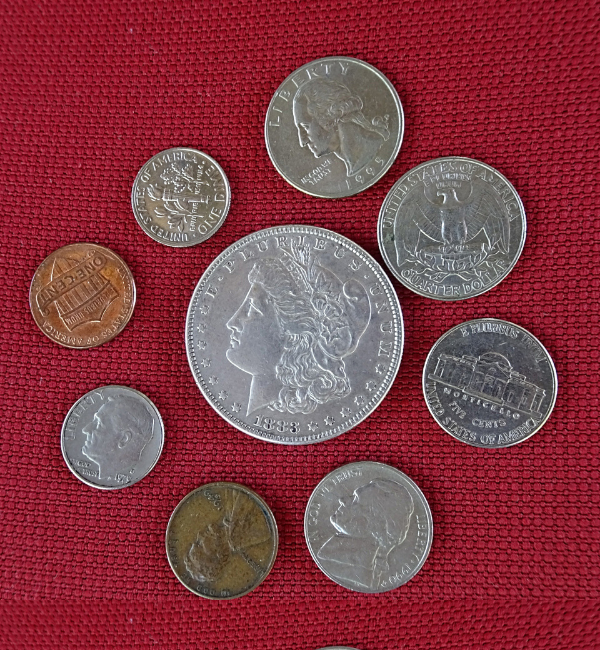
#> input picture CoinsA.png, 600 x 650 px
$ jupyter execute Coin-Detection-workfile.ipynb
#> lines starting #> are read from the running program, lines starting #| are printed output that depends on the picture; after the words box and inside, x2 and y2 are one past the last pixel; in counts of white or black regions, pixels touching at a corner belong together
# Coin Detection
**Name:** LAHARI A    **Reg. No:** 212223230111 **Slot:** 26OD1143

# **Coin Detection using Morphological Operations and Thresholding**

## **Aim**
In this project, you will work with an image and apply morphological operations and thresholding techniques to detect and count the total number of coins present in the image.

---
**Note:**
   - **Do not remove intermediate images.**
   - Display all key intermediate images (grayscale, thresholded, binary, morphological result, final detections).
   - Document your findings and observations for each step.
   - Print the total number of coins detected using both **blob detection** and **contour detection** methods.

---

## **Expected Output**
All expected output images and results are already displayed.
Enter your code only inside the blocks marked as:

```python
### Your Code Here ###

[cell 1]
import cv2
import matplotlib.pyplot as plt
import numpy as np

## <font style = "color:rgb(50,120,229)"> Step 1: Read Image</font>

[cell 2]
# Read image
# Store it in the variable image
###
###
image = cv2.imread('CoinsA.png')
#> image is the input picture: shape (650, 600, 3); mean B, G, R 68.8, 59.3, 131.9

[cell 3]
# Dont Change the Code
imageCopy = image.copy()
plt.imshow(image[:,:,::-1]);
plt.title("Original Image")
plt.show()
# Expected output

## <font style = "color:rgb(50,120,229)">Step 2: Convert Image to Grayscale</font>

[cell 4]
# Convert image to grayscale
# Store it in the variable imageGray
imageGray = cv2.cvtColor(image, cv2.COLOR_BGR2GRAY)
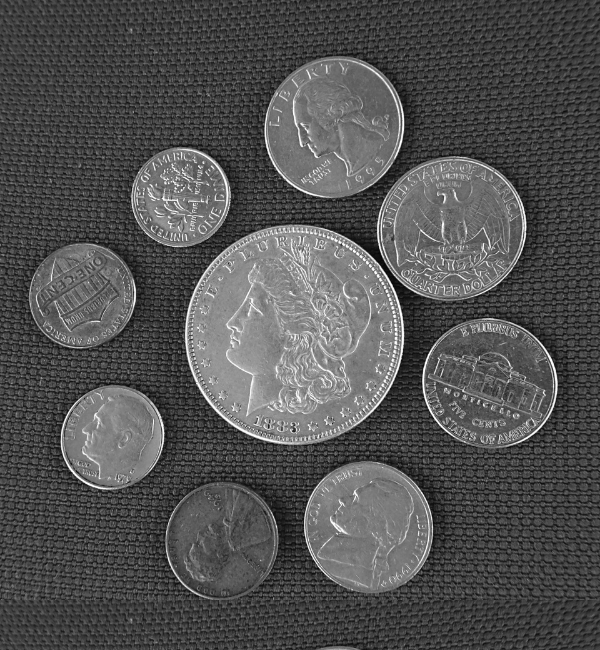
#> imageGray: shape (650, 600); min 5, max 254, mean 82.1

[cell 5]
plt.figure(figsize=(12,12))
plt.subplot(121);plt.imshow(image[:,:,::-1]);plt.title("Original Image")
plt.subplot(122); plt.imshow(imageGray,cmap='gray');plt.title("Grayscale Image"); plt.show()
#> after `plt.subplot(122)`:
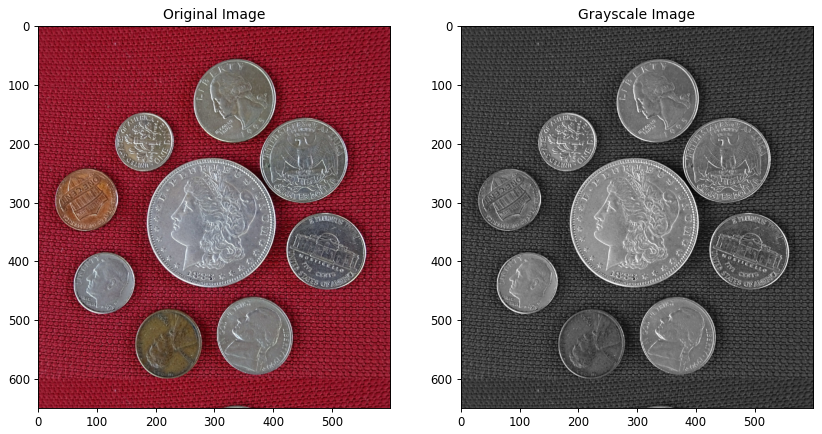
#> figure drawn by matplotlib, 2 panels
# Expected output

## <font style = "color:rgb(50,120,229)">Step 3: Split Image into R,G,B Channels</font>

[cell 6]
# Split cell into channels
# Store them in variables imageB, imageG, imageR
imageRGB = cv2.cvtColor(image, cv2.COLOR_BGR2RGB)
# Split into RGB channels
imageR, imageG, imageB = cv2.split(imageRGB)
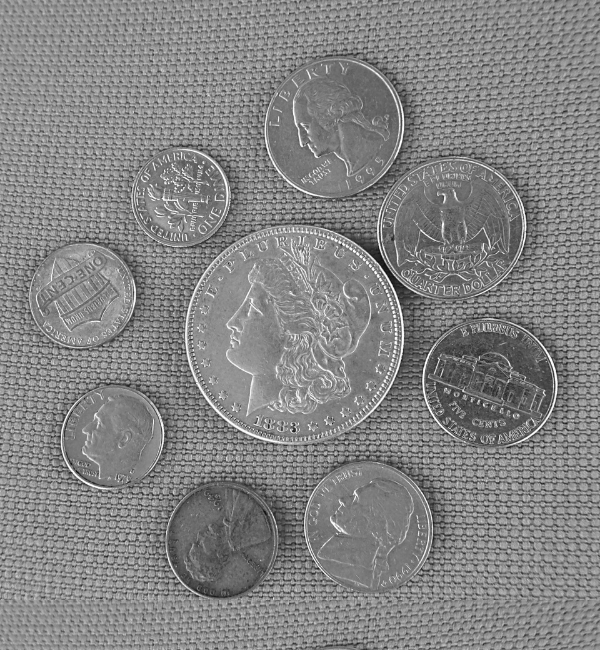
#> imageR: shape (650, 600); min 14, max 255, mean 131.9
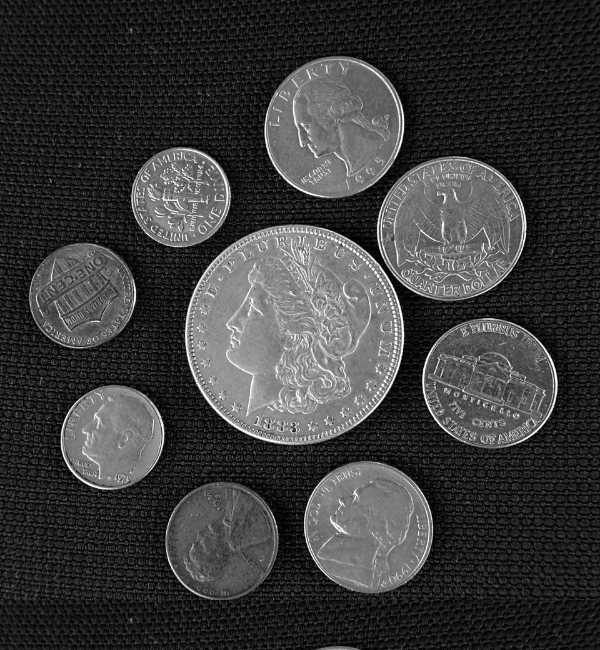
#> imageG: shape (650, 600); min 0, max 255, mean 59.3
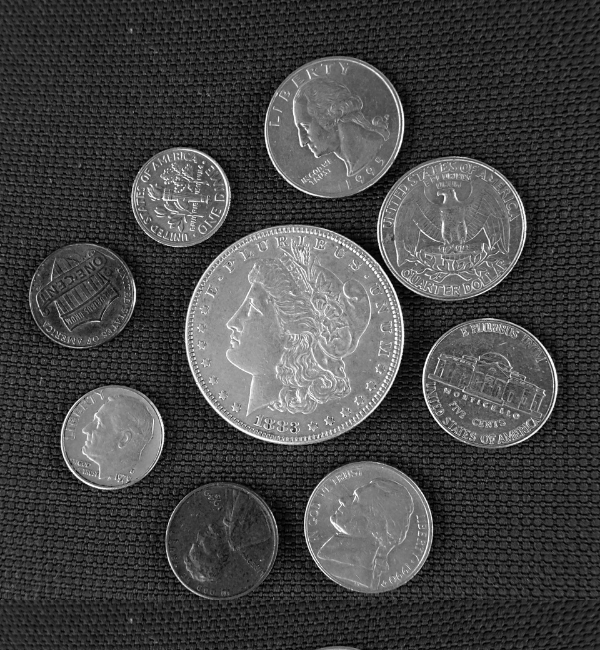
#> imageB: shape (650, 600); min 0, max 255, mean 68.8

[cell 7]
plt.figure(figsize=(20,12))
plt.subplot(141);plt.imshow(image[:,:,::-1]);plt.title("Original Image")
plt.subplot(142);plt.imshow(imageB,cmap='gray');plt.title("Blue Channel")
plt.subplot(143);plt.imshow(imageG,cmap='gray');plt.title("Green Channel")
plt.subplot(144);plt.imshow(imageR,cmap='gray');plt.title("Red Channel");
plt.show()
# Expected output

## <font style = "color:rgb(50,120,229)">Step 4: Perform Thresholding</font>

You will have to carry out this step with different threshold values to see which one suits you the most. Do not remove those intermediate images and make sure to document your findings.

[cell 8]
threshold_value = 50
# Binary inverse threshold
_, thresh = cv2.threshold(imageGray,threshold_value,255,cv2.THRESH_BINARY_INV)
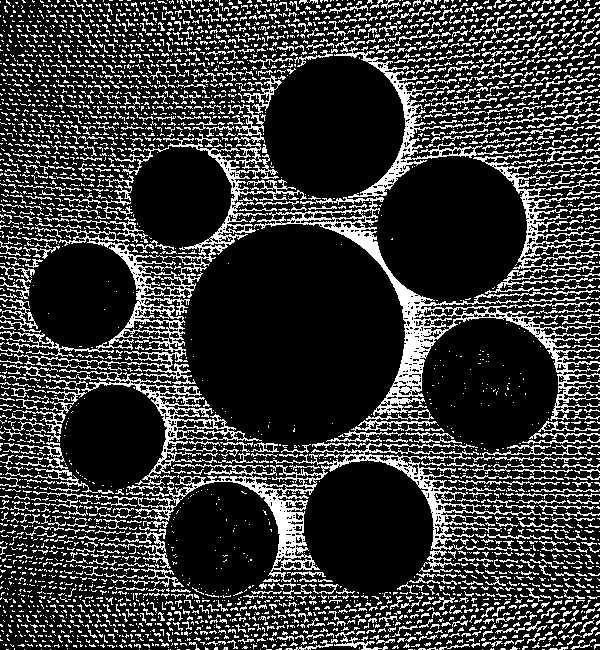
#> thresh: shape (650, 600); 21.6% white in thin lines or dots

[cell 9]
# Display the thresholded image
plt.figure(figsize=(8, 7))
plt.imshow(thresh, cmap='gray')
plt.title("Threshold Binary Inverse")
plt.axis("on")
plt.show()
# Expected output

## <font style = "color:rgb(50,120,229)">Step 5: Perform morphological operations</font>

You will have to carry out this step with different kernel size, kernel shape and morphological operations to see which one (or more) suits you the most. Do not remove those intermediate images and make sure to document your findings.

[cell 10]
kernel = cv2.getStructuringElement(cv2.MORPH_ELLIPSE,(5, 5))

[cell 11]
threshold_value = 40
_, thresh1 = cv2.threshold(imageGray,threshold_value,255,cv2.THRESH_BINARY_INV)
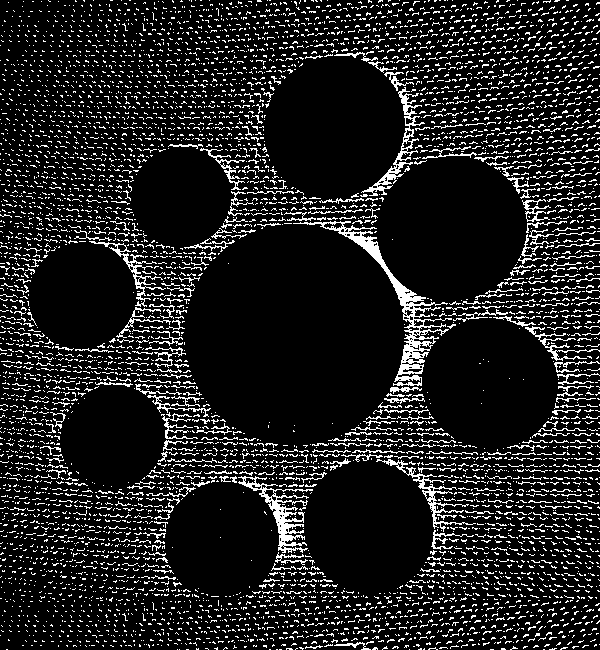
#> thresh1: shape (650, 600); 12.5% white in thin lines or dots
dilated = cv2.dilate(thresh1,kernel,iterations=2)
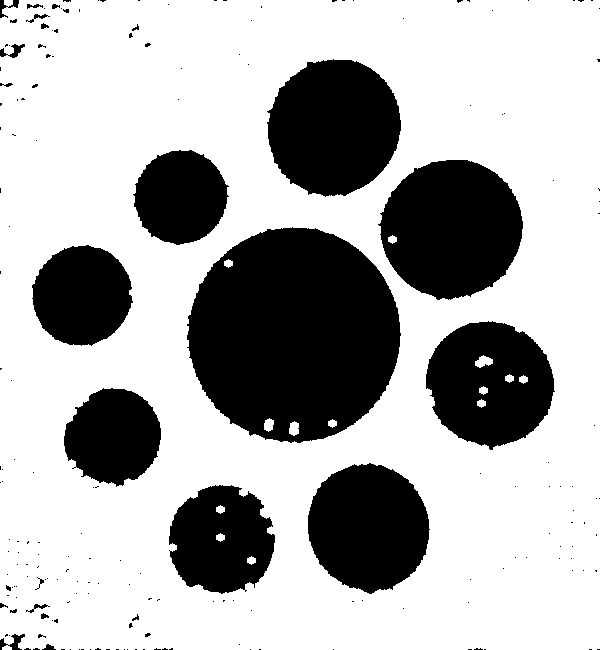
#> dilated: shape (650, 600); 69% white; 195 black regions (168 under 20 px), largest, box (x1, y1, x2, y2) and area: (187, 227, 401, 443) 35378, (378, 160, 523, 300) 15340, (267, 59, 401, 197) 14206

[cell 12]
plt.figure(figsize=(8, 7))
plt.imshow(dilated, cmap='gray')
plt.title("Dilated Image Iteration 2")
plt.axis("on")
plt.show()

[cell 13]
plt.figure(figsize=(8, 7))
plt.imshow(dilated, cmap='gray')
plt.title("Eroded Image")
plt.axis("on")
plt.show()

## <font style = "color:rgb(50,120,229)">Step 5: Create SimpleBlobDetector</font>

[cell 14]
params = cv2.SimpleBlobDetector_Params()

params.filterByColor = True
params.blobColor = 0

params.minDistBetweenBlobs = 10

# Area
params.filterByArea = True
params.minArea = 500
params.maxArea = 50000

# Circularity
params.filterByCircularity = True
params.minCircularity = 0.5

# Convexity
params.filterByConvexity = True
params.minConvexity = 0.5

# Inertia
params.filterByInertia = True
params.minInertiaRatio = 0.5

[cell 15]
# Create SimpleBlobDetector
detector = cv2.SimpleBlobDetector_create(params)

## <font style = "color:rgb(50,120,229)">Step 6: Detect Coins</font>

### <font style = "color:rgb(8,133,37)">Hints</font>
Use **`detector.detect(image)`** to detect the blobs (coins). The output of the function is a list of **keypoints** where each keypoint is unique for each blob.

Print the number of coins detected as well.

[cell 16]
# Detect blobs
keypoints = detector.detect(dilated)
#> keypoints = 8 keypoints; (x, y, size): (294, 334, 214.1), (451, 228, 141.3), (334, 127, 135.5), (490, 383, 126.4), (368, 527, 125), (82, 295, 100.3), (113, 436, 96.2), (180, 197, 93.8)

[cell 17]
# Print number of coins detected
print("Number of coins detected:", len(keypoints))
#| Number of coins detected: 8
